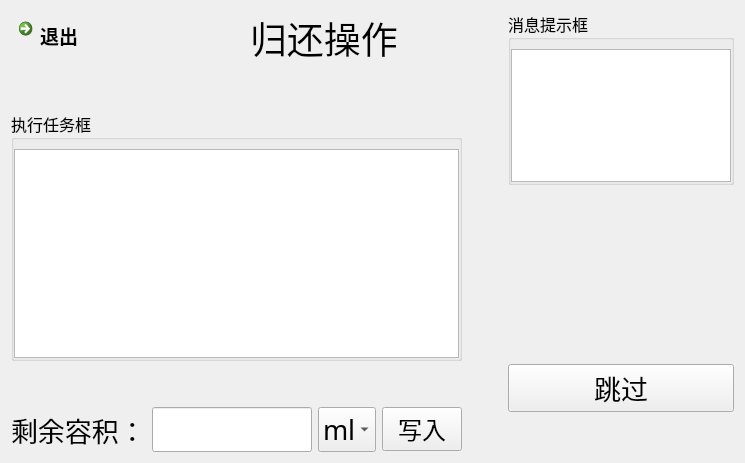
<?xml version="1.0" encoding="UTF-8"?>
<ui version="4.0">
 <class>Dg_ExecTakeIn</class>
 <widget class="QDialog" name="Dg_ExecTakeIn">
  <property name="geometry">
   <rect>
    <x>0</x>
    <y>0</y>
    <width>745</width>
    <height>463</height>
   </rect>
  </property>
  <property name="windowTitle">
   <string>Dialog</string>
  </property>
  <layout class="QGridLayout" name="gridLayout_3">
   <item row="0" column="0">
    <layout class="QHBoxLayout" name="horizontalLayout_3" stretch="2,0,1">
     <item>
      <layout class="QVBoxLayout" name="verticalLayout" stretch="0,0,2,0,0">
       <item>
        <layout class="QHBoxLayout" name="horizontalLayout_2">
         <item>
          <widget class="QCommandLinkButton" name="CB_return">
           <property name="font">
            <font>
             <family>Segoe UI</family>
             <pointsize>14</pointsize>
            </font>
           </property>
           <property name="text">
            <string>退出</string>
           </property>
          </widget>
         </item>
         <item>
          <spacer name="horizontalSpacer_2">
           <property name="orientation">
            <enum>Qt::Horizontal</enum>
           </property>
           <property name="sizeHint" stdset="0">
            <size>
             <width>40</width>
             <height>20</height>
            </size>
           </property>
          </spacer>
         </item>
         <item>
          <widget class="QLabel" name="lB_title">
           <property name="font">
            <font>
             <family>Agency FB</family>
             <pointsize>28</pointsize>
            </font>
           </property>
           <property name="text">
            <string>归还操作</string>
           </property>
          </widget>
         </item>
         <item>
          <spacer name="horizontalSpacer_3">
           <property name="orientation">
            <enum>Qt::Horizontal</enum>
           </property>
           <property name="sizeHint" stdset="0">
            <size>
             <width>40</width>
             <height>20</height>
            </size>
           </property>
          </spacer>
         </item>
        </layout>
       </item>
       <item>
        <spacer name="verticalSpacer">
         <property name="orientation">
          <enum>Qt::Vertical</enum>
         </property>
         <property name="sizeHint" stdset="0">
          <size>
           <width>20</width>
           <height>40</height>
          </size>
         </property>
        </spacer>
       </item>
       <item>
        <widget class="QGroupBox" name="groupBox">
         <property name="font">
          <font>
           <family>Sans Serif</family>
           <pointsize>12</pointsize>
          </font>
         </property>
         <property name="title">
          <string>执行任务框</string>
         </property>
         <layout class="QGridLayout" name="gridLayout">
          <property name="leftMargin">
           <number>0</number>
          </property>
          <property name="topMargin">
           <number>9</number>
          </property>
          <property name="rightMargin">
           <number>0</number>
          </property>
          <property name="bottomMargin">
           <number>0</number>
          </property>
          <property name="spacing">
           <number>0</number>
          </property>
          <item row="0" column="0">
           <widget class="QTableView" name="TV_exec"/>
          </item>
         </layout>
        </widget>
       </item>
       <item>
        <spacer name="verticalSpacer_2">
         <property name="orientation">
          <enum>Qt::Vertical</enum>
         </property>
         <property name="sizeHint" stdset="0">
          <size>
           <width>20</width>
           <height>40</height>
          </size>
         </property>
        </spacer>
       </item>
       <item>
        <layout class="QHBoxLayout" name="horizontalLayout">
         <item>
          <widget class="QLabel" name="lB_volum">
           <property name="font">
            <font>
             <family>Agency FB</family>
             <pointsize>20</pointsize>
            </font>
           </property>
           <property name="text">
            <string>剩余容积：</string>
           </property>
          </widget>
         </item>
         <item>
          <widget class="QLineEdit" name="lE_volum">
           <property name="font">
            <font>
             <family>Agency FB</family>
             <pointsize>20</pointsize>
            </font>
           </property>
          </widget>
         </item>
         <item>
          <widget class="QComboBox" name="CB_unit">
           <property name="font">
            <font>
             <family>Agency FB</family>
             <pointsize>20</pointsize>
            </font>
           </property>
           <item>
            <property name="text">
             <string>ml</string>
            </property>
           </item>
           <item>
            <property name="text">
             <string>g</string>
            </property>
           </item>
          </widget>
         </item>
         <item>
          <widget class="QPushButton" name="pB_sure">
           <property name="font">
            <font>
             <family>Agency FB</family>
             <pointsize>18</pointsize>
            </font>
           </property>
           <property name="text">
            <string>写入</string>
           </property>
          </widget>
         </item>
         <item>
          <spacer name="horizontalSpacer">
           <property name="orientation">
            <enum>Qt::Horizontal</enum>
           </property>
           <property name="sizeHint" stdset="0">
            <size>
             <width>40</width>
             <height>20</height>
            </size>
           </property>
          </spacer>
         </item>
        </layout>
       </item>
      </layout>
     </item>
     <item>
      <spacer name="horizontalSpacer_4">
       <property name="orientation">
        <enum>Qt::Horizontal</enum>
       </property>
       <property name="sizeHint" stdset="0">
        <size>
         <width>40</width>
         <height>20</height>
        </size>
       </property>
      </spacer>
     </item>
     <item>
      <layout class="QVBoxLayout" name="verticalLayout_2" stretch="1,1,0,0">
       <item>
        <widget class="QGroupBox" name="groupBox_2">
         <property name="font">
          <font>
           <family>Sans Serif</family>
           <pointsize>12</pointsize>
          </font>
         </property>
         <property name="title">
          <string>消息提示框</string>
         </property>
         <layout class="QGridLayout" name="gridLayout_2">
          <property name="leftMargin">
           <number>0</number>
          </property>
          <property name="topMargin">
           <number>9</number>
          </property>
          <property name="rightMargin">
           <number>0</number>
          </property>
          <property name="bottomMargin">
           <number>0</number>
          </property>
          <property name="spacing">
           <number>0</number>
          </property>
          <item row="0" column="0">
           <widget class="QTextBrowser" name="textB_message">
            <property name="font">
             <font>
              <pointsize>10</pointsize>
             </font>
            </property>
           </widget>
          </item>
         </layout>
        </widget>
       </item>
       <item>
        <spacer name="verticalSpacer_3">
         <property name="orientation">
          <enum>Qt::Vertical</enum>
         </property>
         <property name="sizeHint" stdset="0">
          <size>
           <width>20</width>
           <height>40</height>
          </size>
         </property>
        </spacer>
       </item>
       <item>
        <widget class="QPushButton" name="pB_jump">
         <property name="font">
          <font>
           <family>Agency FB</family>
           <pointsize>20</pointsize>
          </font>
         </property>
         <property name="text">
          <string>跳过</string>
         </property>
        </widget>
       </item>
       <item>
        <spacer name="verticalSpacer_4">
         <property name="orientation">
          <enum>Qt::Vertical</enum>
         </property>
         <property name="sizeHint" stdset="0">
          <size>
           <width>20</width>
           <height>40</height>
          </size>
         </property>
        </spacer>
       </item>
      </layout>
     </item>
    </layout>
   </item>
  </layout>
 </widget>
 <resources/>
 <connections/>
</ui>
